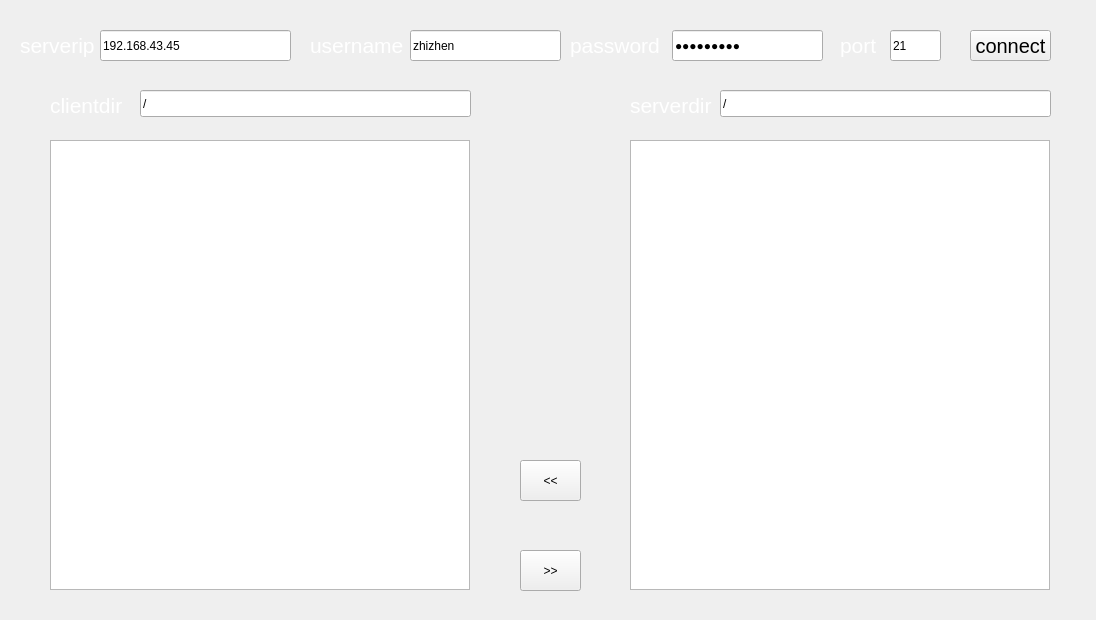
<?xml version="1.0" encoding="UTF-8"?>
<ui version="4.0">
 <class>Widget</class>
 <widget class="QWidget" name="Widget">
  <property name="geometry">
   <rect>
    <x>0</x>
    <y>0</y>
    <width>1096</width>
    <height>620</height>
   </rect>
  </property>
  <property name="windowTitle">
   <string>HLXFTP</string>
  </property>
  <property name="styleSheet">
   <string notr="true"/>
  </property>
  <widget class="QLabel" name="label">
   <property name="geometry">
    <rect>
     <x>20</x>
     <y>30</y>
     <width>81</width>
     <height>31</height>
    </rect>
   </property>
   <property name="font">
    <font>
     <pointsize>16</pointsize>
    </font>
   </property>
   <property name="styleSheet">
    <string notr="true">color: rgb(255, 255, 255);</string>
   </property>
   <property name="text">
    <string>serverip</string>
   </property>
  </widget>
  <widget class="QLineEdit" name="ip">
   <property name="geometry">
    <rect>
     <x>100</x>
     <y>30</y>
     <width>191</width>
     <height>31</height>
    </rect>
   </property>
   <property name="text">
    <string>192.168.43.45</string>
   </property>
  </widget>
  <widget class="QLineEdit" name="username">
   <property name="geometry">
    <rect>
     <x>410</x>
     <y>30</y>
     <width>151</width>
     <height>31</height>
    </rect>
   </property>
   <property name="text">
    <string>zhizhen</string>
   </property>
  </widget>
  <widget class="QLineEdit" name="password">
   <property name="geometry">
    <rect>
     <x>672</x>
     <y>30</y>
     <width>151</width>
     <height>31</height>
    </rect>
   </property>
   <property name="text">
    <string>327209194</string>
   </property>
   <property name="echoMode">
    <enum>QLineEdit::Password</enum>
   </property>
  </widget>
  <widget class="QLabel" name="label_2">
   <property name="geometry">
    <rect>
     <x>310</x>
     <y>30</y>
     <width>101</width>
     <height>31</height>
    </rect>
   </property>
   <property name="font">
    <font>
     <pointsize>16</pointsize>
    </font>
   </property>
   <property name="styleSheet">
    <string notr="true">color: rgb(255, 255, 255);</string>
   </property>
   <property name="text">
    <string>username</string>
   </property>
  </widget>
  <widget class="QLabel" name="label_3">
   <property name="geometry">
    <rect>
     <x>570</x>
     <y>30</y>
     <width>111</width>
     <height>31</height>
    </rect>
   </property>
   <property name="font">
    <font>
     <pointsize>16</pointsize>
    </font>
   </property>
   <property name="styleSheet">
    <string notr="true">color: rgb(255, 255, 255);</string>
   </property>
   <property name="text">
    <string>password</string>
   </property>
  </widget>
  <widget class="QLabel" name="label_4">
   <property name="geometry">
    <rect>
     <x>840</x>
     <y>30</y>
     <width>51</width>
     <height>31</height>
    </rect>
   </property>
   <property name="font">
    <font>
     <pointsize>16</pointsize>
    </font>
   </property>
   <property name="styleSheet">
    <string notr="true">color: rgb(255, 255, 255);</string>
   </property>
   <property name="text">
    <string>port</string>
   </property>
  </widget>
  <widget class="QLineEdit" name="port">
   <property name="geometry">
    <rect>
     <x>890</x>
     <y>30</y>
     <width>51</width>
     <height>31</height>
    </rect>
   </property>
   <property name="text">
    <string>21</string>
   </property>
  </widget>
  <widget class="QPushButton" name="connect">
   <property name="geometry">
    <rect>
     <x>970</x>
     <y>30</y>
     <width>81</width>
     <height>31</height>
    </rect>
   </property>
   <property name="font">
    <font>
     <pointsize>15</pointsize>
    </font>
   </property>
   <property name="styleSheet">
    <string notr="true"/>
   </property>
   <property name="text">
    <string>connect</string>
   </property>
  </widget>
  <widget class="QLineEdit" name="clientdir">
   <property name="geometry">
    <rect>
     <x>140</x>
     <y>90</y>
     <width>331</width>
     <height>27</height>
    </rect>
   </property>
   <property name="text">
    <string>/</string>
   </property>
  </widget>
  <widget class="QLineEdit" name="serverdir">
   <property name="geometry">
    <rect>
     <x>720</x>
     <y>90</y>
     <width>331</width>
     <height>27</height>
    </rect>
   </property>
   <property name="text">
    <string>/</string>
   </property>
  </widget>
  <widget class="QLabel" name="label_5">
   <property name="geometry">
    <rect>
     <x>50</x>
     <y>90</y>
     <width>101</width>
     <height>31</height>
    </rect>
   </property>
   <property name="font">
    <font>
     <pointsize>16</pointsize>
    </font>
   </property>
   <property name="styleSheet">
    <string notr="true">color: rgb(255, 255, 255);</string>
   </property>
   <property name="text">
    <string>clientdir</string>
   </property>
  </widget>
  <widget class="QLabel" name="label_6">
   <property name="geometry">
    <rect>
     <x>630</x>
     <y>90</y>
     <width>91</width>
     <height>31</height>
    </rect>
   </property>
   <property name="font">
    <font>
     <pointsize>16</pointsize>
    </font>
   </property>
   <property name="styleSheet">
    <string notr="true">color: rgb(255, 255, 255);</string>
   </property>
   <property name="text">
    <string>serverdir</string>
   </property>
  </widget>
  <widget class="QPushButton" name="left">
   <property name="geometry">
    <rect>
     <x>520</x>
     <y>460</y>
     <width>61</width>
     <height>41</height>
    </rect>
   </property>
   <property name="styleSheet">
    <string notr="true"/>
   </property>
   <property name="text">
    <string>&lt;&lt;</string>
   </property>
  </widget>
  <widget class="QPushButton" name="right">
   <property name="geometry">
    <rect>
     <x>520</x>
     <y>550</y>
     <width>61</width>
     <height>41</height>
    </rect>
   </property>
   <property name="styleSheet">
    <string notr="true"/>
   </property>
   <property name="text">
    <string>&gt;&gt;</string>
   </property>
  </widget>
  <widget class="QListWidget" name="listWidget_c">
   <property name="geometry">
    <rect>
     <x>50</x>
     <y>140</y>
     <width>420</width>
     <height>450</height>
    </rect>
   </property>
   <property name="styleSheet">
    <string notr="true"/>
   </property>
  </widget>
  <widget class="QListWidget" name="listWidget_s">
   <property name="geometry">
    <rect>
     <x>630</x>
     <y>140</y>
     <width>420</width>
     <height>450</height>
    </rect>
   </property>
   <property name="styleSheet">
    <string notr="true"/>
   </property>
  </widget>
 </widget>
 <layoutdefault spacing="6" margin="11"/>
 <resources/>
 <connections/>
</ui>
